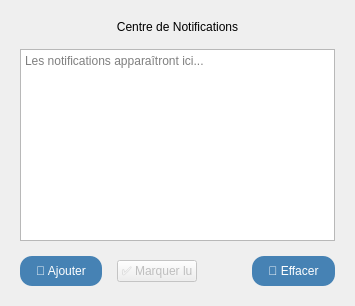
      <widget class="QWidget" name="notificationTab">
       <attribute name="title">
        <string>🔔 Notification</string>
       </attribute>
       <layout class="QVBoxLayout" name="notificationLayout">
        <property name="spacing">
         <number>15</number>
        </property>
        <property name="leftMargin">
         <number>20</number>
        </property>
        <property name="topMargin">
         <number>20</number>
        </property>
        <property name="rightMargin">
         <number>20</number>
        </property>
        <property name="bottomMargin">
         <number>20</number>
        </property>
        <item>
         <widget class="QLabel" name="notificationLabel">
          <property name="text">
           <string>Centre de Notifications</string>
          </property>
          <property name="alignment">
           <set>Qt::AlignmentFlag::AlignCenter</set>
          </property>
         </widget>
        </item>
        <item>
         <widget class="QTextEdit" name="notificationDisplay">
          <property name="readOnly">
           <bool>true</bool>
          </property>
          <property name="placeholderText">
           <string>Les notifications apparaîtront ici...</string>
          </property>
         </widget>
        </item>
        <item>
         <layout class="QHBoxLayout" name="notificationControlLayout">
          <item>
           <widget class="QPushButton" name="addNotificationBtn">
            <property name="styleSheet">
             <string notr="true">background-color: rgb(70, 130, 180);
font: 14pt &quot;Segoe UI&quot;;
font: 900 12pt &quot;Segoe UI&quot;;
color: white;
border-radius: 12px;
padding: 8px 16px;</string>
            </property>
            <property name="text">
             <string>🔔 Ajouter</string>
            </property>
           </widget>
          </item>
          <item>
           <widget class="QPushButton" name="markReadBtn">
            <property name="enabled">
             <bool>false</bool>
            </property>
            <property name="text">
             <string>✅ Marquer lu</string>
            </property>
           </widget>
          </item>
          <item>
           <spacer name="notificationControlSpacer">
            <property name="orientation">
             <enum>Qt::Orientation::Horizontal</enum>
            </property>
            <property name="sizeHint" stdset="0">
             <size>
              <width>40</width>
              <height>20</height>
             </size>
            </property>
           </spacer>
          </item>
          <item>
           <widget class="QPushButton" name="clearNotificationsBtn">
            <property name="styleSheet">
             <string notr="true">background-color: rgb(70, 130, 180);
font: 14pt &quot;Segoe UI&quot;;
font: 900 12pt &quot;Segoe UI&quot;;
color: white;
border-radius: 12px;
padding: 8px 16px;</string>
            </property>
            <property name="text">
             <string>🧹 Effacer</string>
            </property>
           </widget>
          </item>
         </layout>
        </item>
       </layout>
      </widget>
